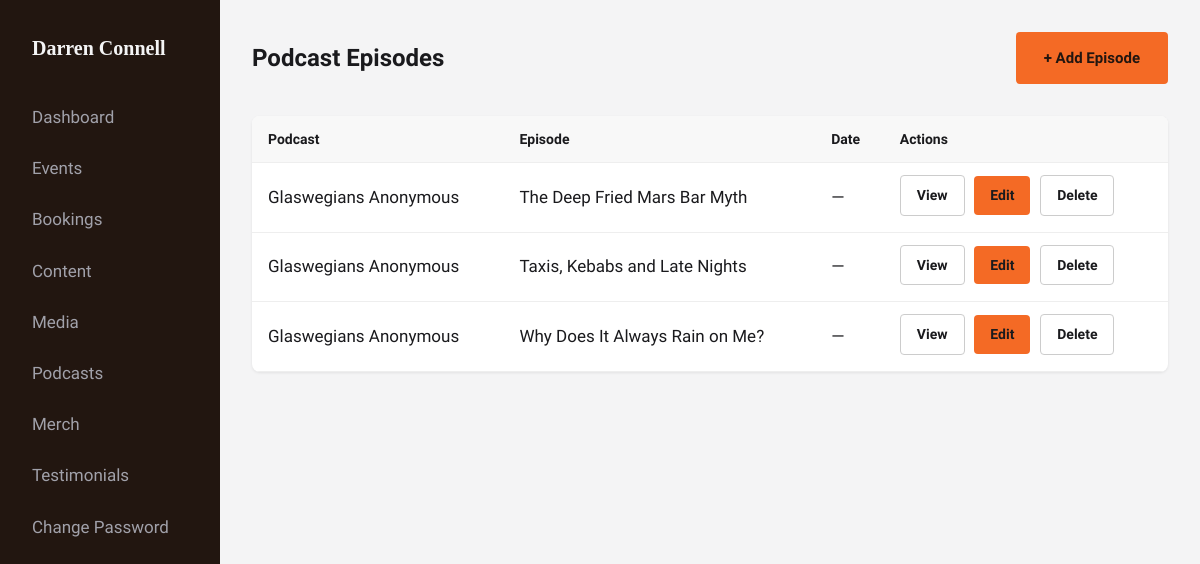
/public/admin/podcast.php (signed in), run on the app's committed database.
### tables this page shows
CREATE TABLE `podcast_episodes` (
  `id` int NOT NULL,
  `podcast_name` varchar(100) NOT NULL,
  `episode_title` varchar(255) NOT NULL,
  `episode_url` varchar(500) DEFAULT NULL,
  `embed_code` text,
  `description` text,
  `release_date` date DEFAULT NULL,
  `sort_order` int DEFAULT '0',
  `created_at` timestamp NULL DEFAULT CURRENT_TIMESTAMP
);

### includes/functions.php (called while the page is built, shortened)
<?php
function e($str) {
    return htmlspecialchars($str ?? '', ENT_QUOTES, 'UTF-8');
}

### public/admin/podcast.php (the view, shortened to what this page needs)
<?php
require_once dirname(__DIR__, 2) . '/includes/functions.php';
require_once __DIR__ . '/bootstrap.php';
$stmt = $pdo->query("SELECT * FROM podcast_episodes ORDER BY release_date DESC, sort_order DESC, id DESC");
$episodes = $stmt->fetchAll();
?>
<div class="admin-header">
    <h1>Podcast Episodes</h1>
    <a href="?action=add" class="btn btn-primary">+ Add Episode</a>
</div>
<table class="admin-table">
    <thead><tr><th>Podcast</th><th>Episode</th><th>Date</th><th>Actions</th></tr></thead>
    <tbody>
        <?php foreach ($episodes as $e): ?>
        <tr>
            <td><?= e($e['podcast_name']) ?></td>
            <td><?= e($e['episode_title']) ?></td>
            <td><?= $e['release_date'] ? format_date($e['release_date']) : '—' ?></td>
            <td>
                <a href="/podcast.php" target="_blank" rel="noopener" class="btn btn-small btn-secondary">View</a>
                <a href="?edit=<?= $e['id'] ?>" class="btn btn-small btn-primary">Edit</a>
                <a href="?delete=<?= $e['id'] ?>" class="btn btn-small btn-secondary" onclick="return confirm('Delete?')">Delete</a>
            </td>
        </tr>
        <?php endforeach; ?>
    </tbody>
</table>
<?php
include __DIR__ . '/layout.php';

### public/assets/css/style.css (style rules this page uses)
:root { --color-bg: #221610; --color-bg-elevated: #2d1f18; --color-surface: #1a1a1d; --color-text: #f4f4f5; --color-text-muted: #a1a1aa; --color-accent: #f46a25; --color-accent-hover: #ff7d3d; --color-border: #27272a; --font-display: 'Playfair Display', Georgia, serif; --font-body: 'Source Sans 3', -apple-system, sans-serif; --max-width: 1200px; --transition: 0.2s ease; }
*, *::before, *::after { box-sizing: border-box; }
html { scroll-behavior: smooth; }
body { margin: 0; font-family: var(--font-body); font-size: 1.0625rem; line-height: 1.6; color: var(--color-text); background: var(--color-bg); -webkit-font-smoothing: antialiased; }
a { color: var(--color-accent); text-decoration: none; transition: color var(--transition); }
.btn { display: inline-flex; align-items: center; justify-content: center; padding: 0.875rem 1.75rem; font-family: var(--font-body); font-size: 0.9375rem; font-weight: 600; border-radius: 4px; border: none; cursor: pointer; transition: all var(--transition); }
.btn-primary { background: var(--color-accent); color: var(--color-bg); }
.btn-secondary { background: transparent; color: var(--color-text); border: 1px solid var(--color-border); }
.btn-small { padding: 0.5rem 1rem; font-size: 0.875rem; }
.admin-body { background: #f4f4f5; color: #1a1a1d; }
.admin-header { display: flex; align-items: center; justify-content: space-between; flex-wrap: wrap; gap: 1rem; margin-bottom: 2rem; }
.admin-header h1 { margin: 0; font-size: 1.5rem; color: #1a1a1d; }
.admin-body .btn-secondary { background: white; color: #1a1a1d; border: 1px solid #ccc; }
.admin-table { width: 100%; border-collapse: collapse; background: white; border-radius: 8px; overflow: hidden; box-shadow: 0 1px 3px rgba(0,0,0,0.08); }
.admin-table th, .admin-table td { padding: 0.75rem 1rem; text-align: left; border-bottom: 1px solid #eee; }
.admin-table th { background: #f8f8f8; font-weight: 600; font-size: 0.875rem; }
.admin-table a { color: #2563eb; }
.admin-table .btn-primary { color: #1a1a1d; }
.admin-table .btn { margin-right: 0.35rem; margin-bottom: 0.25rem; }

### data on the page
podcast_episodes: podcast_name "Glaswegians Anonymous", episode_title "The Deep Fried Mars Bar Myth"
podcast_episodes: podcast_name "Glaswegians Anonymous", episode_title "Taxis, Kebabs and Late Nights"
podcast_episodes: podcast_name "Glaswegians Anonymous", episode_title "Why Does It Always Rain on Me?"
